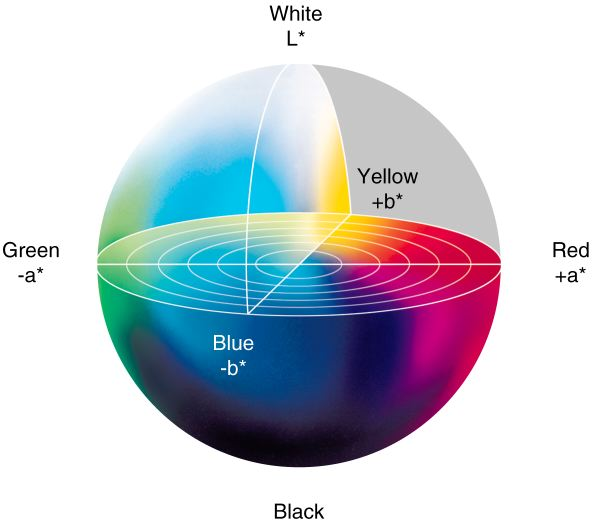
#> input picture ML&CV/lab_2/Files/colorspaces/lab.png, 596 x 525 px, found by its file name
$ jupyter execute --allow-errors task.ipynb
#> lines starting #> are read from the running program, lines starting #| are printed output that depends on the picture; after the words box and inside, x2 and y2 are one past the last pixel; in counts of white or black regions, pixels touching at a corner belong together
[cell 1]
import cv2
import numpy as np
import matplotlib.pyplot as plt

[cell 2]
img = cv2.imread('Files/lab.png')
#> img is the input picture: shape (525, 596, 3); mean B, G, R 211.8, 202.6, 197.5
gray = cv2.cvtColor(img, cv2.COLOR_BGR2GRAY)
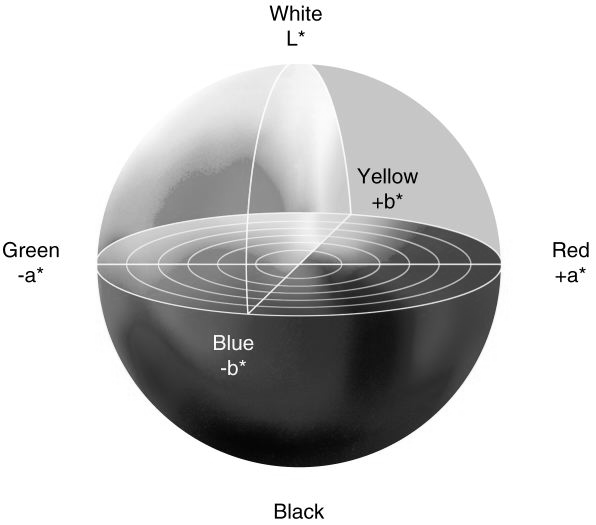
#> gray: shape (525, 596); min 0, max 255, mean 202.1

[cell 3]
_, th = cv2.threshold(gray, 10, 255, cv2.THRESH_BINARY)
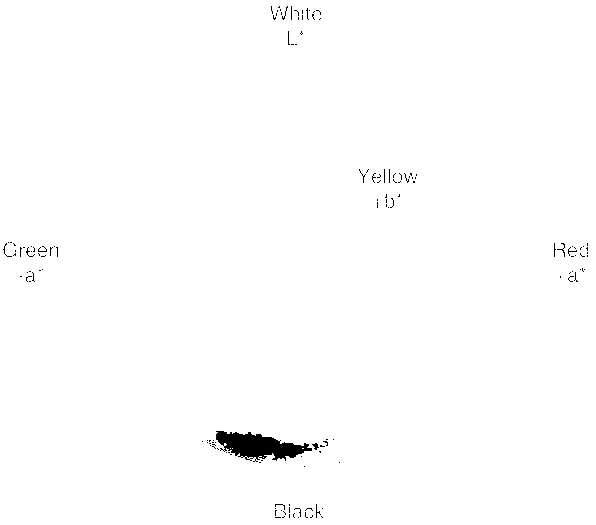
#> th: shape (525, 596); 99.2% white; 143 black regions (138 under 20 px)

contours = cv2.findContours(th, cv2.RETR_TREE, cv2.CHAIN_APPROX_SIMPLE)
#> contours = 263 contours, 248 with area under 20; largest, box (x1, y1, x2, y2) and area: (0, 0, 596, 525) 311780, (215, 430, 313, 462) 1732, (315, 503, 321, 519) 36, (311, 442, 320, 451) 36, (287, 30, 291, 46) 30
#> `edges = cv2.Canny(gray, 50, 150)`:
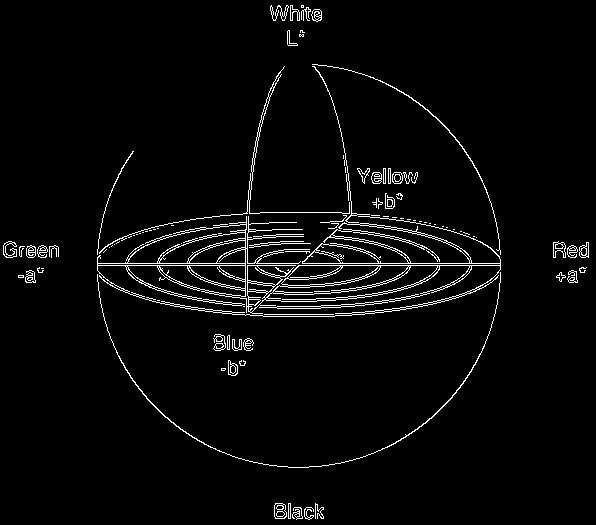
#> edges: shape (525, 596); 3.4% white in thin lines or dots
#> (key q is pressed here)

[cell 4]
# contours

[cell 5]
def nothing(x):
    pass

[cell 6]
reter = [
    cv2.RETR_CCOMP,
    cv2.RETR_EXTERNAL,
    cv2.RETR_LIST,
    cv2.RETR_TREE
]

approx = [
    cv2.CHAIN_APPROX_NONE,
	cv2.CHAIN_APPROX_SIMPLE,
    cv2.CHAIN_APPROX_TC89_L1,
    cv2.CHAIN_APPROX_TC89_KCOS
]

cv2.namedWindow('Output')

cv2.createTrackbar('hir', 'Output', 0, len(reter)-1, nothing)
cv2.createTrackbar('appr', 'Output', 0, len(approx)-1, nothing)
cv2.createTrackbar('min_perimeter', 'Output', 387, 1500, nothing)
cv2.createTrackbar('max_perimeter', 'Output', 792, 1500, nothing)
cond = True

#> (the rest of this cell did not finish here and is left out)

$ run again, with ML&CV/lab_2/Files/colorspaces/hls.png copied over ML&CV/lab_2/Files/colorspaces/lab.png
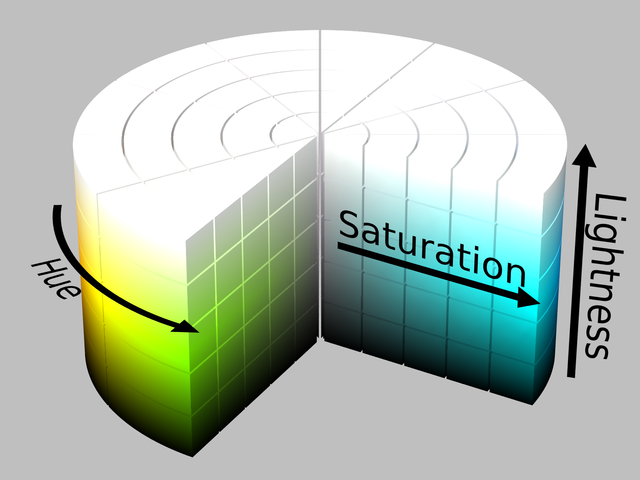
#> input picture ML&CV/lab_2/Files/colorspaces/hls.png, 640 x 480 px, found by its file name
#> img is the input picture: shape (480, 640, 3); mean B, G, R 176.3, 189.4, 175.7
#> `_, th = cv2.threshold(gray, 10, 255, cv2.THRESH_BINARY)`:
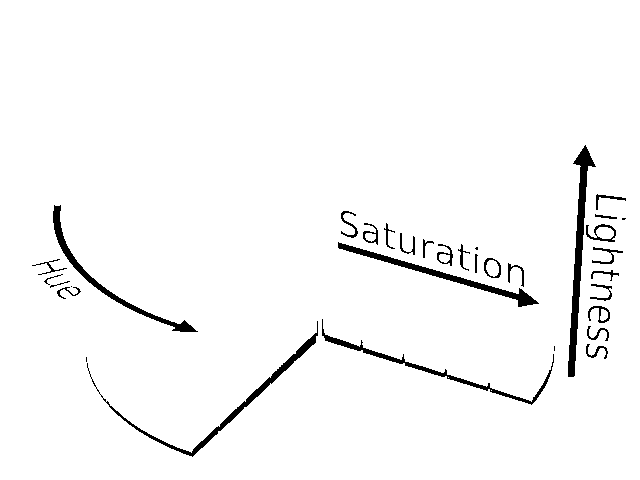
#> th: shape (480, 640); 97.1% white; 33 black regions (5 under 20 px)
#> contours = 63 contours, 27 with area under 20; largest, box (x1, y1, x2, y2) and area: (0, 0, 640, 480) 306081, (567, 144, 597, 378) 1989, (105, 320, 319, 458) 1528, (337, 241, 540, 308) 1510, (52, 204, 199, 333) 1391
#> `edges = cv2.Canny(gray, 50, 150)`:
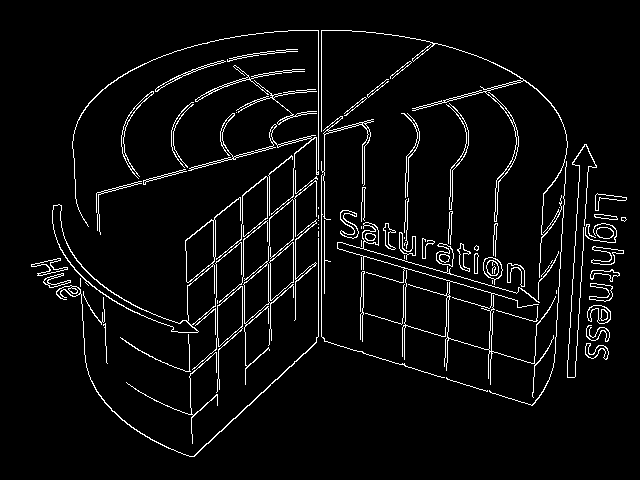
#> edges: shape (480, 640); 4.7% white in thin lines or dots, all inside (x1, y1, x2, y2) = (31, 30, 627, 457)
